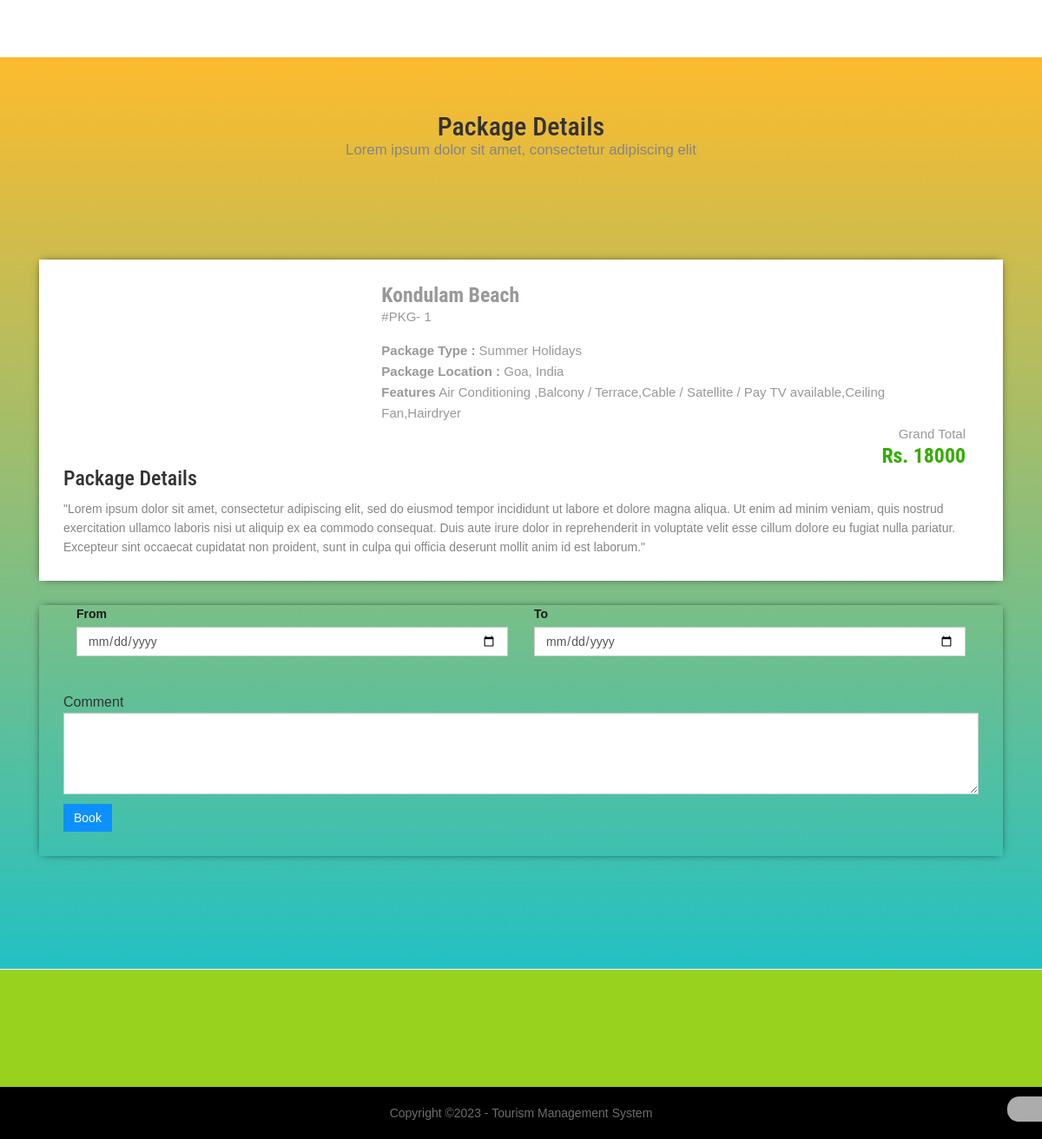
Screenshot of /package_details.php?pkgid=1 with the database file from the repository.
### tables this page shows
CREATE TABLE `tbltourpackages` (
  `PackageId` int(11) NOT NULL,
  `PackageName` varchar(200) DEFAULT NULL,
  `PackageType` varchar(150) DEFAULT NULL,
  `PackageLocation` varchar(100) DEFAULT NULL,
  `PackagePrice` int(11) DEFAULT NULL,
  `PackageFetures` varchar(255) DEFAULT NULL,
  `PackageDetails` mediumtext DEFAULT NULL,
  `PackageImage` varchar(100) DEFAULT NULL,
  `Creationdate` timestamp NULL DEFAULT current_timestamp(),
  `UpdationDate` timestamp NULL DEFAULT NULL ON UPDATE current_timestamp()
);

### package_details.php (the view, shortened to what this page needs)
<?php
include('includes/config.php');
?>
<!doctype html>
<html lang="en-gb" class="no-js">
<head>
	<link rel="stylesheet" href="css/bootstrap.min.css" />
	<link rel="stylesheet" href="css/styles.css" />
</head>
<body>
	<section id="packages" class="secPad" style="background: rgb(34,193,195);
	background: linear-gradient(0deg, rgba(34,193,195,1) 0%, rgba(253,187,45,1) 100%);">
		<div class="container">
			<div class="heading text-center">
				<h2>Package Details</h2>
				<p>Lorem ipsum dolor sit amet, consectetur adipiscing elit</p>
			</div>
			<div class="selectroom">
				<div class="container">
					<?php
					$pid=intval($_GET['pkgid']);
					$sql = "SELECT * from tbltourpackages where PackageId=:pid";
					$query = $dbh->prepare($sql);
					$query -> bindParam(':pid', $pid, PDO::PARAM_STR);
					$query->execute();
					$results=$query->fetchAll(PDO::FETCH_OBJ);
					if($query->rowCount() > 0)
					{
						foreach($results as $result)
						{
							?>
					<div class="selectroom_top" style="background: white">
						<div class="col-md-4 selectroom_left wow fadeInLeft animated" data-wow-delay=".5s">
						</div>
						<div class="col-md-8 selectroom_right wow fadeInRight animated" data-wow-delay=".5s">
							<h2>
								<?php echo htmlentities($result->PackageName);?>
							</h2>
							<p class="dow">#PKG-
								<?php echo htmlentities($result->PackageId);?>
							</p>
							<p><b>Package Type :</b>
								<?php echo htmlentities($result->PackageType);?>
							</p>
							<p><b>Package Location :</b>
								<?php echo htmlentities($result->PackageLocation);?>
							</p>
							<p><b>Features</b>
								<?php echo htmlentities($result->PackageFetures);?>
							</p>
							<div class="grand">
								<p>Grand Total</p>
								<h3>Rs.
									<?php echo htmlentities($result->PackagePrice);?>
								</h3>
							</div>
						</div>
						<h3>Package Details</h3>
						<p style="padding-top: 1%">
							<?php echo htmlentities($result->PackageDetails);?>
						</p>
					</div>
					<form name="book" method="post">
						<div class="selectroom_top">
							<div class="selectroom-info animated wow fadeInUp animated" data-wow-duration="1200ms"
								data-wow-delay="500ms"
								style="visibility: visible; animation-duration: 1200ms; animation-delay: 500ms; animation-name: fadeInUp; margin-top: -70px">
								<div class="ban-bottom">
									<div class=" col-md-6 mr-2 ">
										<label class="inputLabel">From</label>
										<input class="form-control" id="datepicker" type="date" placeholder="dd-mm-yyyy"
											name="fromdate" required="">
									</div>
									<div class=" col-md-6">
										<label class="inputLabel">To</label>
										<input class="form-control" id="datepicker1" type="date"
											placeholder="dd-mm-yyyy" name="todate" required="">
									</div>
								</div>
								<ul>
									<li class="spe">
										<label class="inputLabel">Comment</label>
										<textarea class="form-control" rows="4" cols="4" type="text" name="comment"
											required=""></textarea>
									</li>
									<?php if($_SESSION['login'])
											{?>
									<li class="spe" align="center">
										<button type="submit" name="submit2" class="btn-primary btn">Book</button>
									</li>
									<?php
											} else {?>
									<li class="sigi" align="center" style="margin-top: 1%">
										<a href="#" data-toggle="modal" data-target="#myModal4" class="btn-primary btn">
											Book</a>
									</li>
									<?php
											} ?>
								</ul>
							</div>
						</div>
					</form>
					<?php
						}
					} ?>
				</div>
			</div>
		</div>
	</section>
	<a href="#top" class="topHome"><i class="fa fa-chevron-up fa-2x"></i></a>
	<?php include('includes/footer.php');?>
</body>
</html>

### rows the page displays
tbltourpackages: PackageName "Kondulam Beach", PackageId "1", PackageType "Summer Holidays", PackageLocation "Goa, India", PackageFetures "Air Conditioning ,Balcony / Terrace,Cable / Satellite / Pay TV available,Ceiling Fan,Hairdryer", PackagePrice "18000", PackageDetails "\"Lorem ipsum dolor sit amet, consectetur adipiscing elit, sed do eiusmod tempor incididunt ut labore et dolore magna aliqua. Ut enim ad minim veniam, quis nostrud exercitation ullamco laboris nisi ut aliquip ex ea commodo consequat. Duis aute irure dolor in reprehenderit in voluptate velit esse cillum dolore eu fugiat nulla pariatur. Excepteur sint occaecat cupidatat non proident, sunt in culpa qui officia deserunt mollit anim id est laborum.\""
